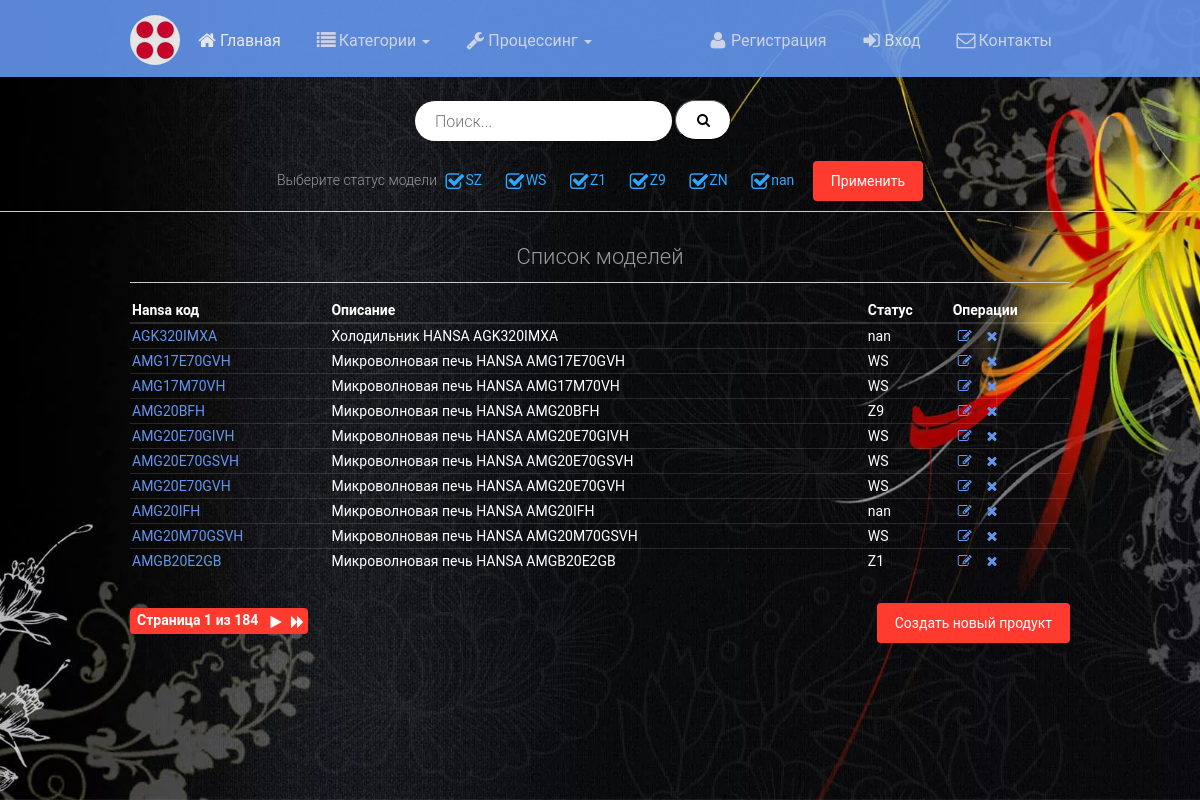
The page / on the database its author committed.
### core_app/models.py (models this page shows, shortened)
class Product(models.Model):
    product_code = models.CharField(max_length=16, blank=True, null=True)
    product_index = models.PositiveIntegerField(unique=True)
    product_eancode = models.CharField(max_length=16, unique=True)
    active_Z1 = 'Z1'
    active_ZN = 'ZN'
    active_Z9 = 'Z9'
    sellout_SZ = 'SZ'
    archive_WS = 'WS'
    status_choices = [
        (active_Z1, 'Z1'),
        (active_ZN, 'ZN'),
        (active_Z9, 'Z9'),
        (archive_WS, 'WS'),
        (sellout_SZ, 'SZ'),
    ]
    product_status = models.CharField(max_length=2,
                                      choices=status_choices,
                                      default=active_Z9, blank=True, null=True)
    product_description = models.CharField(max_length=128, blank=True, null=True)
    product_site_url = models.URLField(max_length=128, blank=True, null=True)
    product_ftp_url = models.URLField(max_length=128, blank=True, null=True)
    product_category = models.ForeignKey(Category, on_delete=models.PROTECT)
    objects = models.Manager()
    class Meta:
        ordering = ["product_code"]
    def get_absolute_url(self):
        return reverse("core_app:product_detail", kwargs={"slug": self.product_index})

### core_app/views.py (the view)
# urls.py: path('', views.ProductListView.as_view(), name='product_list'),
class ProductListView(ListView, CategoryContextMixin, StatusContextMixin):
    model = Product
    paginate_by = 10
    context_object_name = 'products'
    form = ProductForm
    template_name = 'core_app/product_list.html'
    def get_context_data(self, **kwargs):
        context = super().get_context_data(**kwargs)
        context['query'] = self.request.GET.get('q')
        return context

### core_app/views.py (called while the page is built)
    def get_context_data(self, **kwargs):
        context = super().get_context_data(**kwargs)
        context['categories'] = Category.objects.all()
        return context

    def get_context_data(self, **kwargs):
        statuses = Product.objects.order_by('product_status').distinct().values_list('product_status')
        us = []
        for i in statuses:
            us.extend(list(i))
        context = super().get_context_data(**kwargs)
        context['unique_status'] = us
        return context

### core_app/templates/core_app/product_list.html (shortened to what this page needs)
{% extends "base.html" %}
{% load static %}
{% block content %}
    <link href="{% static 'assets/css/fresh-bootstrap-table.css' %}" rel="stylesheet"/>
        <div class="fresh-table full-color-transparent">
            <h4 class="section-title-center">Список моделей</h4>
            <table id="fresh-table" class="table">
                <thead>
                    <th data-field="product_index">Hansa код</th>
                    <th data-field="product_code">Описание</th>
                    <th data-field="product_description">Статус</th>
                    <th data-field="product_status">Операции</th>
                </thead>
                <tbody>
                {% for item in products %}
                    <tr>
                        <td>
                            <a class="code" href="{{ item.get_absolute_url }}">
                                {{ item.product_code }}
                            </a>
                        </td>
                        <td>{{ item.product_description }}</td>
                        <td>{{ item.product_status }}</td>
                        <td>
                            <a rel="tooltip" title="Изменить" class="change table-action edit"
                               href="{% url 'core_app:product_update' slug=item.product_index %}">
                                <i class="fa fa-edit"></i>
                            </a>
                            <a rel="tooltip" title="Удалить" class="table-action remove"
                               href="{{ item.get_absolute_url }}">
                                <i class="fa fa-remove"></i>
                            </a>
                        </td>
                    </tr>
                {% endfor %}
                </tbody>
            </table>
        </div>
    <div class="space-30"></div>
    <div class="pagination pull-left">
        <span class="current">
            Страница {{ page_obj.number }} из {{ page_obj.paginator.num_pages }}
        </span>
        {% if page_obj.has_next %}
            <a class="apagination" href="?page={{ page_obj.next_page_number }}">
                <i class="fa fa-play" aria-hidden="true"></i>
            </a>
            <a class="apagination" href="?page={{ page_obj.paginator.num_pages }}">
                <i class="fa fa-forward" aria-hidden="true"></i>
            </a>
        {% endif %}
    </div>
    <div class="submit pull-right">
        <a href="{% url 'core_app:product_create' %}" class="btn btn-danger btn-fill pull-right" rel="stylesheet">
            Создать новый продукт
        </a>
    </div>
{% endblock %}

### templates/base.html (shortened to what this page needs)
{% load static %}
<!doctype html>
<html lang="en">
<head>
    <link href="{% static 'bootstrap3/css/bootstrap.css' %}" rel="stylesheet"/>
    <link href="{% static 'assets/css/gsdk.css' %}" rel="stylesheet"/>
    <link href="{% static 'assets/css/demo.css' %}" rel="stylesheet"/>
    <link href="{% static 'assets/css/examples.css' %}" rel="stylesheet"/>
    <link href="{% static 'assets/css/pe-icon-7-stroke.css' %}" rel="stylesheet"/>
    <link href="{% static 'assets/css/hcl.css' %}" rel="stylesheet"/>
    <link href="{% static 'bootstrap3/css/font-awesome.css' %}" rel="stylesheet">
</head>
<body>
<div id="navbar-full">
    <div id="navbar">
        <nav class="navbar navbar-ct-blue navbar-transparent navbar-fixed-top" role="navigation">
            <div class="container">
                <div class="navbar-header">
                    <a href="http://www.hansa.ru" target="_blank">
                        <div class="logo-container">
                            <div class="logo">
                                <img src="{% static 'assets/img/hansa_logo.jpg' %}" alt="">
                            </div>
                        </div>
                    </a>
                </div>
                <div class="collapse navbar-collapse" id="bs-example-navbar-collapse-1">
                    <ul class="nav navbar-nav">
                        <li class="active">
                            <a href="{% url 'core_app:product_list' %}">
                                <i class="fa fa-home"></i>
                                Главная
                            </a>
                        </li>
                        <li class="dropdown">
                            <a href="{% url 'core_app:category_list' %}" class="dropdown-toggle" data-toggle="dropdown">
                                <i class="fa fa-list" aria-hidden="true"></i>
                                Категории <b class="caret"></b>
                            </a>
                        </li>
                        <li class="dropdown">
                            <a href="#" class="dropdown-toggle" data-toggle="dropdown">
                                <i class="fa fa-wrench" aria-hidden="true"></i>
                                Процессинг <b class="caret"></b>
                            </a>
                        </li>
                    </ul>
                    <ul class="nav navbar-nav navbar-right">
                        <li>
                            <a href="{% url 'core_app:product_list' %}">
                                <i class="fa fa-user"></i>
                                Регистрация
                            </a>
                        </li>
                        <li>
                            <a href="{% url 'core_app:product_list' %}">
                                <i class="fa fa-sign-in" aria-hidden="true"></i>
                                Вход
                            </a>
                        </li>
                        <li>
                            <a href="{% url 'core_app:contacts' %}">
                                <i class="fa fa-envelope-o"></i>
                                Контакты
                            </a>
                        </li>
                    </ul>
                </div>
            </div>
        </nav>
        <div class="blurred-container">
            <div class="img-src" style="background-image: url({% static 'assets/img/bg.jpg' %})"></div>
        </div>
    </div>
</div>
<div class="main">
    <div class="form-group form-search">
        <form action="{% url 'core_app:product_search' %}" method="get">
            <label>
                <input type="search" name="q" class="form-search form-control-search" placeholder="Поиск..."
                       required="">
            </label>
            <button type="submit" class="btn-search btn-round btn-tooltip" data-toggle="tooltip"
                    data-placement="top" title="Поиск возможен по Hansa code, Index и EAN code">
                <i class="fa fa-search" aria-hidden="True"></i>
            </button>
        </form>
    </div>
    <div class="fresh-table full-color-transparent">
        <div class="form-group">
            <form action="{% url 'core_app:product_filter' %}" method="get" class="section-title-center">
                <span>Выберите статус модели</span>
                {% for status in unique_status %}
                    <label class="checkbox checkbox-blue" for="checkbox">
                        {{ status }}
                    </label>
                {% endfor %}
                <button type="submit" class="btn btn-danger btn-fill">
                    <span>Применить</span>
                </button>
            </form>
        </div>
    </div>
    <div class="container">
        {% block content %}{% endblock %}
    </div>
</div>
</body>
</html>

### static/assets/css/gsdk.css (style rules this page uses)
h1, .h1, h2, .h2, h3, .h3, h4, .h4, h5, .h5, h6, .h6, p, .navbar, .brand, .btn-simple, a, .td-name, td { -moz-osx-font-smoothing: grayscale; -webkit-font-smoothing: antialiased; font-family: "Helvetica Neue","Open Sans",Arial,sans-serif; }
h1, .h1, h2, .h2, h3, .h3, h4, .h4 { font-weight: 400; margin: 30px 0 15px; }
h4, .h4 { font-size: 22px; line-height: 30px; }
body { font-family: "Helvetica Neue","Open Sans",Arial,sans-serif; }
.main { background-color: #FFFFFF; position: relative; }
a { color: #2CA8FF; }
.form-control, .input-group-addon, .tagsinput, .navbar, .navbar .alert { -webkit-transition: all 300ms linear; -moz-transition: all 300ms linear; -o-transition: all 300ms linear; -ms-transition: all 300ms linear; transition: all 300ms linear; }
.fa { width: 18px; text-align: center; }
.btn { border-width: 2px; background-color: transparent; font-weight: 400; opacity: 0.8; filter: alpha(opacity=80); padding: 8px 16px; border-color: #888888; color: #888888; }
.btn.btn-fill { color: #FFFFFF; background-color: #888888; opacity: 1; filter: alpha(opacity=100); }
.btn-danger { border-color: #FF3B30; color: #FF3B30; }
.btn-danger.btn-fill { color: #FFFFFF; background-color: #FF3B30; opacity: 1; filter: alpha(opacity=100); }
.btn-round { border-width: 1px; border-radius: 30px !important; padding: 9px 18px; }
.checkbox, .radio { margin-bottom: 12px; padding-left: 32px; position: relative; -webkit-transition: color 0.25s linear; transition: color 0.25s linear; font-size: 14px; font-weight: normal; line-height: 1.5; color: #333333; }
.checkbox.checked, .radio.checked { color: #2CA8FF; }
.navbar { border: 0; font-size: 16px; transition: all 0.4s; -webkit-transition: all 0.4s; }
.navbar .navbar-nav > li > a { padding: 10px 15px; margin: 15px 3px; }
.navbar .navbar-nav > li > a [class^="fa"] { font-size: 19px; position: relative; top: 1px; }
.navbar-transparent .navbar-nav > li > a:not(.btn), .navbar-transparent .navbar-nav > li > a.btn-default, [class*="navbar-ct"] .navbar-nav > li > a:not(.btn), [class*="navbar-ct"] .navbar-nav > li > a.btn-default { color: #FFFFFF; border-color: #FFFFFF; opacity: 0.8; filter: alpha(opacity=80); }
.navbar-transparent .navbar-nav > .active > a:not(.btn), .navbar-transparent .navbar-nav > .active > a:hover:not(.btn), .navbar-transparent .navbar-nav > .active > a:focus:not(.btn), .navbar-transparent .navbar-nav > li > a:hover:not(.btn), .navbar-transparent .navbar-nav > li > a:focus:not(.btn), [class*="navbar-ct"] .navbar-nav > .active > a:not(.btn), [class*="navbar-ct"] .navbar-nav > .active > a:hover:not(.btn), [class*="navbar-ct"] .navbar-nav > .active > a:focus:not(.btn), [class*="navbar-ct"] .navbar-nav > li > a:hover:not(.btn), [class*="navbar-ct"] .navbar-nav > li > a:focus:not(.btn) { background-color: transparent; border-radius: 3px; color: #FFFFFF; opacity: 1; filter: alpha(opacity=100); }
.navbar-transparent .navbar-nav > .dropdown > a .caret, .navbar-transparent .navbar-nav > .dropdown > a:hover .caret, .navbar-transparent .navbar-nav > .dropdown > a:focus .caret, [class*="navbar-ct"] .navbar-nav > .dropdown > a .caret, [class*="navbar-ct"] .navbar-nav > .dropdown > a:hover .caret, [class*="navbar-ct"] .navbar-nav > .dropdown > a:focus .caret { border-bottom-color: #FFFFFF; border-top-color: #FFFFFF; }
.navbar-ct-blue { background-color: rgba(52, 172, 220, 0.98); }
.navbar-transparent { padding-top: 5px; background-color: transparent; border-bottom: 1px solid transparent; }

### static/assets/css/demo.css (style rules this page uses)
#navbar-full .navbar { border-radius: 0 !important; margin-bottom: 0; }
.space-30 { height: 30px; display: block; }
.blurred-container { position:relative; width:100%; height:100px; top:0; left:0; }
.blurred-container > .img-src { position:fixed; width:100%; height:100%; background-repeat:no-repeat; background-size:cover; background-position: center center; }
.logo-container { margin-top: 10px; }
.logo-container .logo { overflow: hidden; border-radius: 50%; border: 1px solid #333333; height: 50px; width: 50px; float: left; }
.logo-container .logo img { width: 100%; }
.main { background-color: transparent; position: relative; }

### static/assets/css/examples.css (style rules this page uses)
.section-title-center { font-weight: 300; padding-bottom: 10px; border-bottom: 1px solid #CCCCCC; color: #999; text-align: center; }
.about-us .container, .container, .pricing .container, .blog-page .container, .ecommerce .container, .home .container, .product-page .container, .blog-post .container { max-width: 970px; }

### rows shown on the page
Product: product_code "AGK320IMXA", product_description "Холодильник HANSA AGK320IMXA", product_status "nan"
Product: product_code "AMG17E70GVH", product_description "Микроволновая печь HANSA AMG17E70GVH", product_status "WS"
Product: product_code "AMG17M70VH", product_description "Микроволновая печь HANSA AMG17M70VH", product_status "WS"
Product: product_code "AMG20BFH", product_description "Микроволновая печь HANSA AMG20BFH", product_status "Z9"
Product: product_code "AMG20E70GIVH", product_description "Микроволновая печь HANSA AMG20E70GIVH", product_status "WS"
Product: product_code "AMG20E70GSVH", product_description "Микроволновая печь HANSA AMG20E70GSVH", product_status "WS"
Product: product_code "AMG20E70GVH", product_description "Микроволновая печь HANSA AMG20E70GVH", product_status "WS"
Product: product_code "AMG20IFH", product_description "Микроволновая печь HANSA AMG20IFH", product_status "nan"
Product: product_code "AMG20M70GSVH", product_description "Микроволновая печь HANSA AMG20M70GSVH", product_status "WS"
Product: product_code "AMGB20E2GB", product_description "Микроволновая печь HANSA AMGB20E2GB", product_status "Z1"

### other values the page prints
{{ status }} "SZ" "WS" "Z1" "Z9" "ZN" "nan"
{{ page_obj.number }} "1"
{{ page_obj.paginator.num_pages }} "184"
